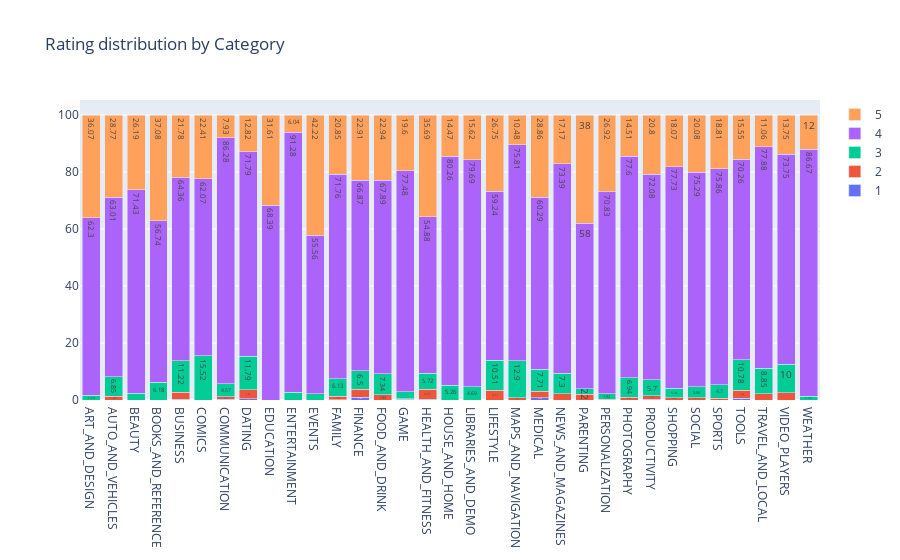

The code cell stored with this chart in its notebook:
### Code cell
get_cat_ratings_chart('Category')

### Figure 1 — Plotly figure (JSON) as saved in the notebook; plotly's stock layout.template omitted (floating-point values rounded to 4 significant figures)
{"data": [{"name": "1", "text": [0, 0, 0, 0, 0.33, 0, 0.3, 0.51, 0, 0, 0, 0.17, 0.93, 0, 0.18, 0.34, 0, 0, 0, 0, 0.86, 0, 0, 0, 0, 0.28, 0, 0, 0, 0.55, 0, 0, 0], "textposition": "auto", "type": "bar", "x": ["ART_AND_DESIGN", "AUTO_AND_VEHICLES", "BEAUTY", "BOOKS_AND_REFERENCE", "BUSINESS", "COMICS", "COMMUNICATION", "DATING", "EDUCATION", "ENTERTAINMENT", "EVENTS", "FAMILY", "FINANCE", "FOOD_AND_DRINK", "GAME", "HEALTH_AND_FITNESS", "HOUSE_AND_HOME", "LIBRARIES_AND_DEMO", "LIFESTYLE", "MAPS_AND_NAVIGATION", "MEDICAL", "NEWS_AND_MAGAZINES", "PARENTING", "PERSONALIZATION", "PHOTOGRAPHY", "PRODUCTIVITY", "SHOPPING", "SOCIAL", "SPORTS", "TOOLS", "TRAVEL_AND_LOCAL", "VIDEO_PLAYERS", "WEATHER"], "y": [0, 0, 0, 0, 0.33, 0, 0.3, 0.51, 0, 0, 0, 0.17, 0.93, 0, 0.18, 0.34, 0, 0, 0, 0, 0.86, 0, 0, 0, 0, 0.28, 0, 0, 0, 0.55, 0, 0, 0]}, {"name": "2", "text": [0, 1.37, 0, 0, 2.31, 0, 0.91, 3.08, 0, 0, 0, 1.09, 2.79, 1.83, 0.27, 3.37, 0, 0, 3.5, 0.81, 2.29, 2.15, 2, 0.32, 0.95, 1.14, 0.84, 0.77, 0.63, 2.86, 2.21, 2.5, 0], "textposition": "auto", "type": "bar", "x": ["ART_AND_DESIGN", "AUTO_AND_VEHICLES", "BEAUTY", "BOOKS_AND_REFERENCE", "BUSINESS", "COMICS", "COMMUNICATION", "DATING", "EDUCATION", "ENTERTAINMENT", "EVENTS", "FAMILY", "FINANCE", "FOOD_AND_DRINK", "GAME", "HEALTH_AND_FITNESS", "HOUSE_AND_HOME", "LIBRARIES_AND_DEMO", "LIFESTYLE", "MAPS_AND_NAVIGATION", "MEDICAL", "NEWS_AND_MAGAZINES", "PARENTING", "PERSONALIZATION", "PHOTOGRAPHY", "PRODUCTIVITY", "SHOPPING", "SOCIAL", "SPORTS", "TOOLS", "TRAVEL_AND_LOCAL", "VIDEO_PLAYERS", "WEATHER"], "y": [0, 1.37, 0, 0, 2.31, 0, 0.91, 3.08, 0, 0, 0, 1.09, 2.79, 1.83, 0.27, 3.37, 0, 0, 3.5, 0.81, 2.29, 2.15, 2, 0.32, 0.95, 1.14, 0.84, 0.77, 0.63, 2.86, 2.21, 2.5, 0]}, {"name": "3", "text": [1.64, 6.85, 2.38, 6.18, 11.22, 15.52, 4.57, 11.79, 0, 2.68, 2.22, 6.13, 6.5, 7.34, 2.46, 5.72, 5.26, 4.69, 10.51, 12.9, 7.71, 7.3, 2, 1.92, 6.94, 5.7, 3.36, 3.86, 4.7, 10.78, 8.85, 10, 1.33], "textposition": "auto", "type": "bar", "x": ["ART_AND_DESIGN", "AUTO_AND_VEHICLES", "BEAUTY", "BOOKS_AND_REFERENCE", "BUSINESS", "COMICS", "COMMUNICATION", "DATING", "EDUCATION", "ENTERTAINMENT", "EVENTS", "FAMILY", "FINANCE", "FOOD_AND_DRINK", "GAME", "HEALTH_AND_FITNESS", "HOUSE_AND_HOME", "LIBRARIES_AND_DEMO", "LIFESTYLE", "MAPS_AND_NAVIGATION", "MEDICAL", "NEWS_AND_MAGAZINES", "PARENTING", "PERSONALIZATION", "PHOTOGRAPHY", "PRODUCTIVITY", "SHOPPING", "SOCIAL", "SPORTS", "TOOLS", "TRAVEL_AND_LOCAL", "VIDEO_PLAYERS", "WEATHER"], "y": [1.64, 6.85, 2.38, 6.18, 11.22, 15.52, 4.57, 11.79, 0, 2.68, 2.22, 6.13, 6.5, 7.34, 2.46, 5.72, 5.26, 4.69, 10.51, 12.9, 7.71, 7.3, 2, 1.92, 6.94, 5.7, 3.36, 3.86, 4.7, 10.78, 8.85, 10, 1.33]}, {"name": "4", "text": [62.3, 63.01, 71.43, 56.74, 64.36, 62.07, 86.28, 71.79, 68.39, 91.28, 55.56, 71.76, 66.87, 67.89, 77.48, 54.88, 80.26, 79.69, 59.24, 75.81, 60.29, 73.39, 58, 70.83, 77.6, 72.08, 77.73, 75.29, 75.86, 70.26, 77.88, 73.75, 86.67], "textposition": "auto", "type": "bar", "x": ["ART_AND_DESIGN", "AUTO_AND_VEHICLES", "BEAUTY", "BOOKS_AND_REFERENCE", "BUSINESS", "COMICS", "COMMUNICATION", "DATING", "EDUCATION", "ENTERTAINMENT", "EVENTS", "FAMILY", "FINANCE", "FOOD_AND_DRINK", "GAME", "HEALTH_AND_FITNESS", "HOUSE_AND_HOME", "LIBRARIES_AND_DEMO", "LIFESTYLE", "MAPS_AND_NAVIGATION", "MEDICAL", "NEWS_AND_MAGAZINES", "PARENTING", "PERSONALIZATION", "PHOTOGRAPHY", "PRODUCTIVITY", "SHOPPING", "SOCIAL", "SPORTS", "TOOLS", "TRAVEL_AND_LOCAL", "VIDEO_PLAYERS", "WEATHER"], "y": [62.3, 63.01, 71.43, 56.74, 64.36, 62.07, 86.28, 71.79, 68.39, 91.28, 55.56, 71.76, 66.87, 67.89, 77.48, 54.88, 80.26, 79.69, 59.24, 75.81, 60.29, 73.39, 58, 70.83, 77.6, 72.08, 77.73, 75.29, 75.86, 70.26, 77.88, 73.75, 86.67]}, {"name": "5", "text": [36.07, 28.77, 26.19, 37.08, 21.78, 22.41, 7.93, 12.82, 31.61, 6.04, 42.22, 20.85, 22.91, 22.94, 19.6, 35.69, 14.47, 15.62, 26.75, 10.48, 28.86, 17.17, 38, 26.92, 14.51, 20.8, 18.07, 20.08, 18.81, 15.55, 11.06, 13.75, 12], "textposition": "auto", "type": "bar", "x": ["ART_AND_DESIGN", "AUTO_AND_VEHICLES", "BEAUTY", "BOOKS_AND_REFERENCE", "BUSINESS", "COMICS", "COMMUNICATION", "DATING", "EDUCATION", "ENTERTAINMENT", "EVENTS", "FAMILY", "FINANCE", "FOOD_AND_DRINK", "GAME", "HEALTH_AND_FITNESS", "HOUSE_AND_HOME", "LIBRARIES_AND_DEMO", "LIFESTYLE", "MAPS_AND_NAVIGATION", "MEDICAL", "NEWS_AND_MAGAZINES", "PARENTING", "PERSONALIZATION", "PHOTOGRAPHY", "PRODUCTIVITY", "SHOPPING", "SOCIAL", "SPORTS", "TOOLS", "TRAVEL_AND_LOCAL", "VIDEO_PLAYERS", "WEATHER"], "y": [36.07, 28.77, 26.19, 37.08, 21.78, 22.41, 7.93, 12.82, 31.61, 6.04, 42.22, 20.85, 22.91, 22.94, 19.6, 35.69, 14.47, 15.62, 26.75, 10.48, 28.86, 17.17, 38, 26.92, 14.51, 20.8, 18.07, 20.08, 18.81, 15.55, 11.06, 13.75, 12]}], "layout": {"barmode": "stack", "title": {"text": "Rating distribution by Category"}}}
